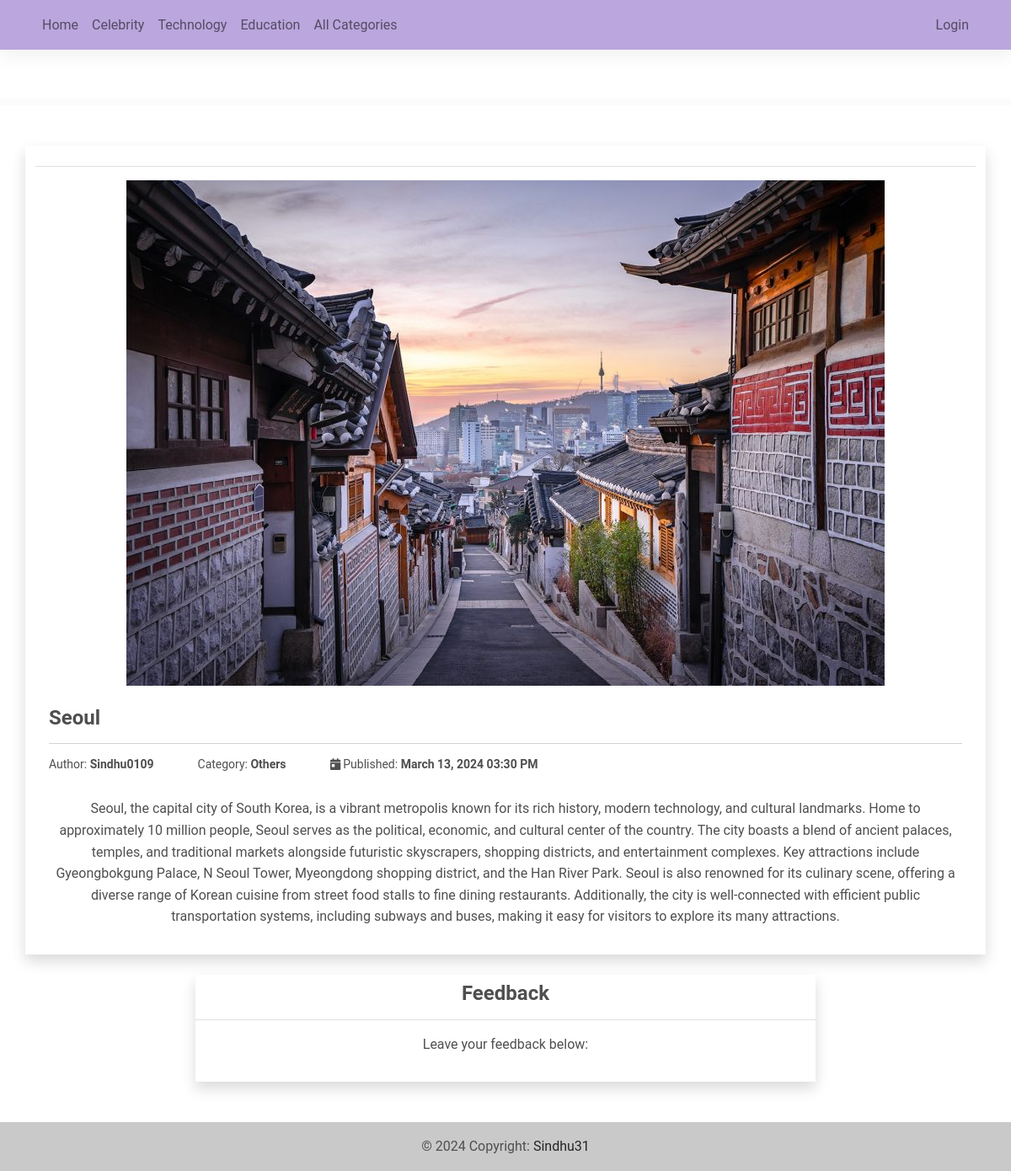
The app's page /view_post/24 with its own data.
### blogApp/models.py (models this page shows, shortened)
class Category(models.Model):
    name = models.CharField(max_length=250)
    description = models.TextField(blank=True, null=True)
    status = models.IntegerField(default = 1)
    date_added = models.DateTimeField(default=timezone.now)
    date_updated = models.DateTimeField(auto_now=True)
    def __str__(self):
        return self.name

class Post(models.Model):
    category=models.ForeignKey(Category,on_delete=models.CASCADE)
    title = models.TextField()
    author = models.ForeignKey(User,on_delete=models.CASCADE)
    blog_post = models.TextField()
    banner = models.ImageField(blank=True, null = True, upload_to= 'images/')
    status = models.IntegerField(default = 0)
    date_added = models.DateTimeField(default=timezone.now)
    date_updated = models.DateTimeField(auto_now=True)

### blogApp/views.py (the view)
# urls.py: path(r'view_post/<int:pk>',views.view_post,name='view-post'),
def view_post(request,pk=None):
    context['page_title'] = ""
    if pk is None:
        messages.error(request,"Unabale to view Post")
        return redirect('home-page')
    else:
        post = Post.objects.filter(id = pk).first()
        context['page_title'] = post.title
        context['post'] = post
    return render(request, 'view_post.html',context)

### blogApp/templates/view_post.html (shortened to what this page needs)
{% extends "base.html" %}
{% load humanize %}
{% block pageContent %}
<section class="text-center">
    <div class="col-lg-12 col-md-12 col-sm-12 col-xs-12">
        <div class="row justify-content-center">
            <div class=" col-lg-12 col-md-12 col-sm-12 col-xs-12 card card-default rounded-0 shadow">
                <div class="card-header">
                </div>
                <div class="card-body">
                    <center>
                        <img src="{% if post.banner %}{{ post.banner.url }}{% else %}{{ MEDIA_URL}}/media/default/python-django.png{% endif %}" alt="" class="img-fluid bg-gradient" id="view-post-banner">
                    </center>
                    <h4 class="fw-bolder mt-4 text-start">{{ post.title }}</h4>
                    <hr>
                    <div class="lh-1 text-start">
                        <span class="me-5"><small>Author: <b>{{ post.author }}</b></small></span>
                        <span class="me-5"><small>Category: <b>{{ post.category }}</b></small></span>
                        <span><small><i class="fa fa-calendar-day"></i> Published: <b>{{ post.date_added|date:"F d, Y h:i A" }}</b></small></span>
                    </div>
                    <div class="clear-fix py-3"></div>
                    <div>{{ post.blog_post|safe }}</div>
                </div>
            </div>
        </div>
        <div class="row justify-content-center mt-4">
            <div class="col-lg-8">
                <div class="card card-default rounded-0 shadow">
                    <div class="card-header">
                        <h4 class="card-title fw-bold">Feedback</h4>
                    </div>
                    <div class="card-body">
                        <p>Leave your feedback below:</p>
                    </div>
                </div>
            </div>
        </div>
    </div>
</section>
{% endblock pageContent %}

### blogApp/templates/topNavigation.html (shortened to what this page needs)
{% load static %}
<header>
    <nav class="navbar navbar-expand-lg navbar-light" style="background-color: #BBA6DD; fixed-top">
        <div class="container">
            <div class="collapse navbar-collapse" id="navbarExample01">
                <ul class="navbar-nav me-auto mb-2 mb-lg-0">
                    <li class="nav-item active">
                        <a class="nav-link" aria-current="page" href="{% url 'home-page' %}">Home</a>
                    </li>
                    {% for category in category_list_limited %}
                    <li class="nav-item">
                        <a class="nav-link" href="{% url 'category-post' category.pk %}">{{ category.name }}</a>
                    </li>
                    {% endfor %}
                    <li class="nav-item">
                        <a class="nav-link" href="{% url 'category-page' %}">All Categories</a>
                    </li>
                </ul>
                <ul class="navbar-nav d-flex flex-row">
                    {% if user.id %}
                    <li class="nav-item me-3 me-lg-0">
                        <a class="nav-link" href="{% url 'post-mgt' %}">Post Blog</a>
                    </li>
                    {% if user.profile.user_type == 1 %}
                    <li class="nav-item me-3 me-lg-0">
                        <a class="nav-link" href="{% url 'category-mgt' %}">Blog Category</a>
                    </li>
                    {% endif %}
                    <li class="nav-item me-3 me-lg-0">
                        <a class="nav-link" href="{% url 'profile' %}">
                            <span class="me-1"></span>Hello, {{ user.first_name }} {{user.last_name}}
                        </a>
                    </li>
                    <li class="nav-item me-3 me-lg-0">
                        <a class="nav-link" href="{% url 'logout' %}">Logout</a>
                    </li>
                    {% else %}
                    <li class="nav-item me-3 me-lg-0">
                        <a class="nav-link" href="{% url 'login' %}">Login</a>
                    </li>
                    {% endif %}
                </ul>
            </div>
        </div>
    </nav>
    <div id="intro" class="pt-2 text-center bg-light">
    </div>
</header>

### static/blogApp/assets/default/css/style.css (style rules this page uses)
html, body { height: 100%; width: 100%; }

### blogApp/templates/topNavigation.html (style rules this page uses)
#intro { margin-top: 58px; }

### records on screen
Category: name "Celebrity"
Category: name "Technology"
Category: name "Education"
Post: banner (picture), title "Seoul", author "Sindhu0109", category "Others", date_added "March 13, 2024 03:30 PM", blog_post "Seoul, the capital city of South Korea, is a vibrant metropolis known for its rich history, modern technology, and cultural landmarks. Home to approximately 10 million people, Seoul serves as the political, economic, and cultural center of the country. The city boasts a blend of ancient palaces, temples, and traditional markets alongside futuristic skyscrapers, shopping districts, and entertainment complexes. Key attractions include Gyeongbokgung Palace, N Seoul Tower, Myeongdong shopping district, and the Han River Park. Seoul is also renowned for its culinary scene, offering a diverse range of Korean cuisine from street food stalls to fine dining restaurants. Additionally, the city is…"
